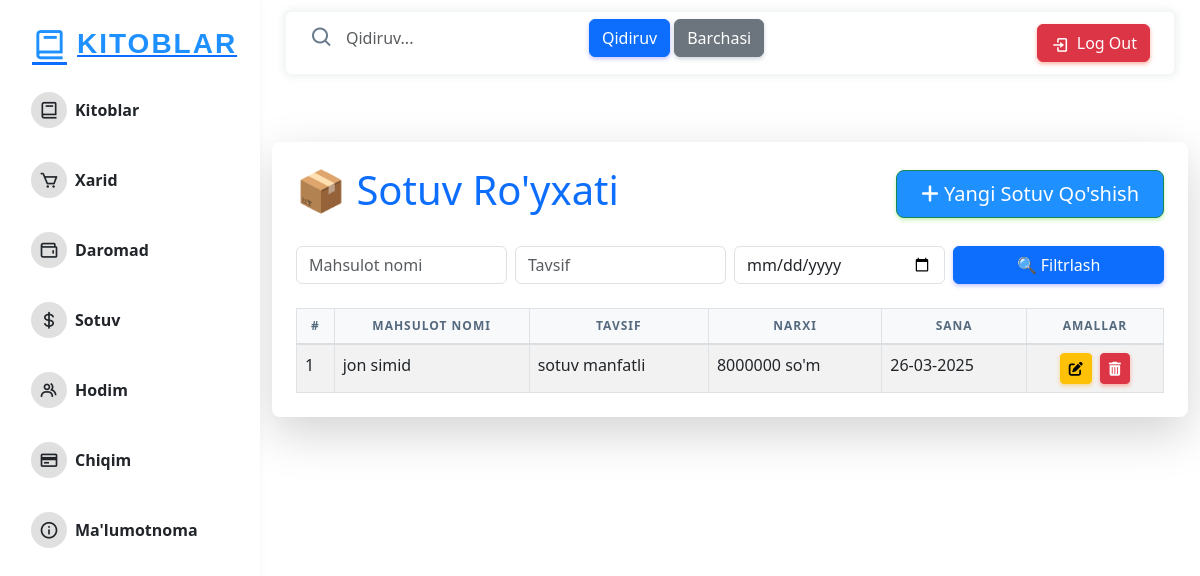
The page /outputs/ (signed in) on the database its author committed.
### books/models.py (models this page shows, shortened)
class Output(models.Model):
    name = models.ForeignKey(Reference, on_delete=models.CASCADE, related_name="output_names", verbose_name="Output nomi")
    deckripton = models.TextField(verbose_name="Tavsif")
    price = models.IntegerField(verbose_name="Narxi")
    created_at = models.DateField(auto_now_add=True)
    is_deleted = models.BooleanField(default=False)

class Reference(models.Model):
    name = models.CharField(max_length=255, verbose_name="reference nomi")
    value = models.CharField(max_length=255, verbose_name="reference qiymati")
    is_deleted = models.BooleanField(default=False)
    def __str__(self):
        return self.value

### books/views.py (the view)
# urls.py: path('outputs/', views.output_list, name='output_list'),
@login_required
def output_list(request):
    outputs = Output.objects.filter(is_deleted=False)
    name = request.GET.get('name')
    description = request.GET.get('description')
    date = request.GET.get('date')
    if name:
        outputs = outputs.filter(name__name__icontains=name)
    if description:
        outputs = outputs.filter(description__icontains=description)
    if date:
        outputs = outputs.filter(created_at__date=date)
    context = {
        'outputs': outputs
    }
    return render(request, 'output_list.html', context)

### templates/output_list.html (shortened to what this page needs)
{% extends 'base.html' %}
{% block content %}
<div class="container mt-5">
    <div class="card shadow-lg border-0 rounded-3 p-4">
        <div class="d-flex justify-content-between align-items-center mb-4">
            <h1 class="text-primary">📦 Sotuv Ro'yxati</h1>
            <a href="{% url 'add_output' %}" class="btn btn-success btn-lg px-4 py-2"style="background-color: #1E90FF; color: white;">
                <i class="fas fa-plus"></i> Yangi Sotuv Qo'shish
            </a>
        </div>
        <form method="GET" class="mb-4">
            <div class="row g-2">
                <div class="col-md-3">
                    <input type="text" name="name" class="form-control" placeholder="Mahsulot nomi" value="{{ request.GET.name }}">
                </div>
                <div class="col-md-3">
                    <input type="text" name="description" class="form-control" placeholder="Tavsif" value="{{ request.GET.description }}">
                </div>
                <div class="col-md-3">
                    <input type="date" name="date" class="form-control" value="{{ request.GET.date }}">
                </div>
                <div class="col-md-3">
                    <button type="submit" class="btn btn-primary w-100">🔍 Filtrlash</button>
                </div>
            </div>
        </form>
        <div class="table-responsive" style="max-height: 500px; overflow-y: auto;">
            <table class="table table-striped table-hover table-bordered">
                <thead class="bg-primary text-white">
                    <tr>
                        <th>#</th>
                        <th>Mahsulot Nomi</th>
                        <th>Tavsif</th>
                        <th>Narxi</th>
                        <th>Sana</th>
                        <th>Amallar</th>
                    </tr>
                </thead>
                <tbody>
                    {% for output in outputs %}
                    <tr>
                        <td>{{ forloop.counter }}</td>
                        <td>{{ output.name }}</td>
                        <td>{{ output.deckripton }}</td>
                        <td>{{ output.price }} so'm</td>
                        <td>{{ output.created_at|date:"d-m-Y" }} {{ output.created_at|time:"H:i" }}</td>
                        <td class="text-center">
                            <div class="d-inline-flex">
                                <a href="{% url 'update_output' output.id %}" class="btn btn-warning btn-sm mx-1" title="Tahrirlash">
                                    <i class="fas fa-edit"></i>
                                </a>
                                <a href="{% url 'delete_output' output.id %}" class="btn btn-danger btn-sm mx-1"
                                   onclick="return confirm('Sotuvni o\'chirishni tasdiqlaysizmi?');" title="O'chirish">
                                    <i class="fas fa-trash-alt"></i>
                                </a>
                            </div>
                        </td>
                    </tr>
                    {% empty %}
                    <tr>
                        <td colspan="6" class="text-center text-muted">🚫 Hozircha sotuvlar mavjud emas</td>
                    </tr>
                    {% endfor %}
                </tbody>
            </table>
        </div>
    </div>
</div>
{% endblock %}

### templates/base.html (style rules this page uses)
.card { margin-top: 20px; box-shadow: 0 4px 8px rgba(0, 0, 0, 0.1); }
.table thead th { background-color: #f8f9fa; font-weight: bold; text-align: center; }
body { background: linear-gradient(to right, white, white); }

### rows shown on the page
Output: name "jon simid", deckripton "sotuv manfatli", price "8000000", created_at "26-03-2025"
